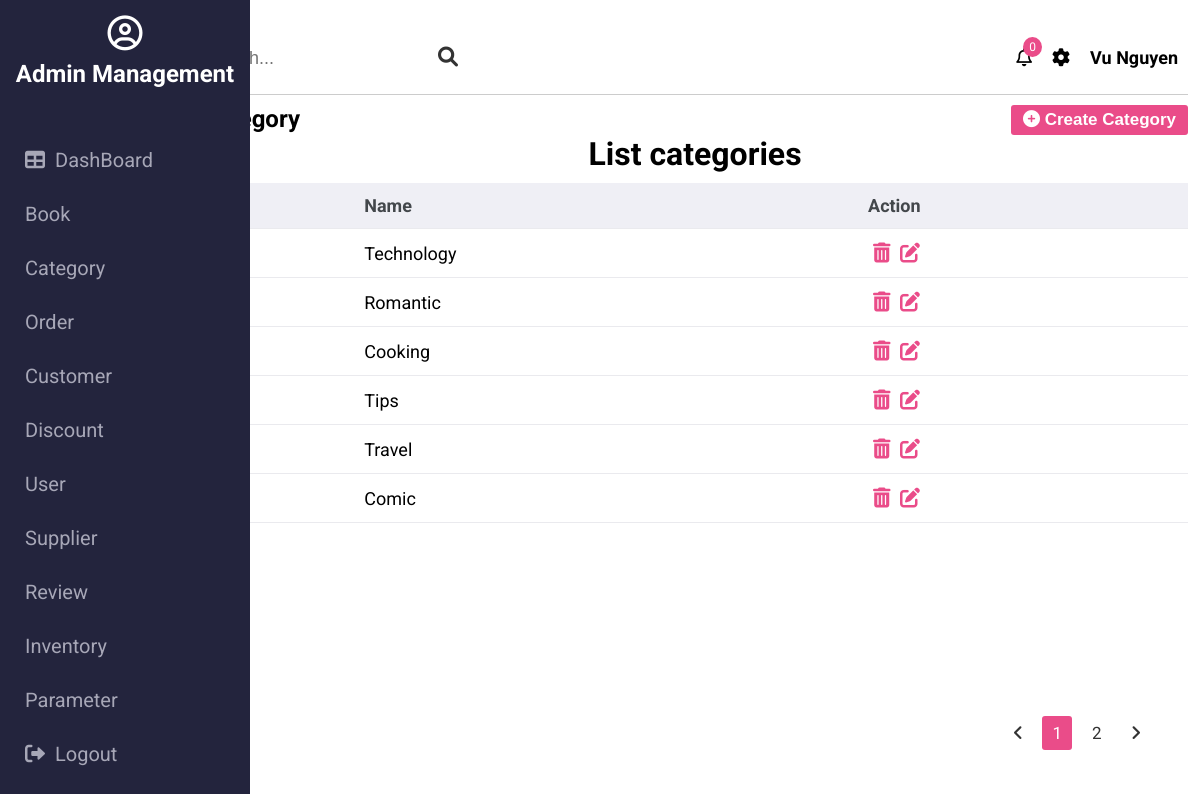
The page /admin/category (signed in) on the database its author committed.
### tables this page shows
CREATE TABLE `have_role` (
  `role_id` int(11) NOT NULL,
  `user_id` int(11) NOT NULL
);

CREATE TABLE `role` (
  `role_id` int(11) NOT NULL,
  `name` varchar(128) DEFAULT NULL,
  `description` text DEFAULT NULL
);

CREATE TABLE `category` (
  `category_id` int(11) NOT NULL,
  `name` varchar(128) NOT NULL
);

### controllers/admin/BaseController.php (called while the page is built, shortened)
<?php
class BaseController {
    protected $userModel;
    public function __construct() {
        $this->userModel = new UserModel();
    }
    public function getUserModel() {
        return $this->userModel;
    }
    protected function view($path, array $data = []) {
        $path = self::BASE_FOLDER_VIEW . '/' . str_replace('.', '/', $path) . '.php';
        return include($path);
    }
}

### controllers/admin/CategoryController.php (called while the page is built, shortened)
<?php
class CategoryController extends BaseController {
    private $categoryModel;
    public function __construct() {
        $this->categoryModel = new CategoryModel();
        $this->userId = $_SESSION['user']['user_id'];
    }
    public function index() {
        $categories = $this->categoryModel->getAll();
        $roles = $this->getUserModel()->getAllRoleByUserId($this->userId);
        return $this->view('admin.categories.show', ['categories' => $categories, 'roles' => $roles]);
    }
}

### core/Database.php (called while the page is built, shortened)
<?php
class Database {
    public function connect() {
        $host = self::HOST;
        $username = self::USERNAME;
        $password = self::PASSWORD;
        $dbname = self::DB_NAME;
        try {
            $connect = new PDO("mysql:host=$host;dbname=$dbname", $username, $password);
            $connect->setAttribute(PDO::ATTR_ERRMODE, PDO::ERRMODE_EXCEPTION);
            $connect->setAttribute(PDO::ATTR_DEFAULT_FETCH_MODE, PDO::FETCH_ASSOC);
            return $connect;
        } catch (PDOException $e) {
            echo "Connection failed: " . $e->getMessage();
        }
    }
}

### models/BaseModel.php (called while the page is built, shortened)
<?php
class BaseModel extends Database {
    protected $db;
    public function __construct() {
        $this->db = $this->connect();
    }
    public function all($table, $select, $orderBy, $limit) {
        $field = implode(',', $select);
        $orderField = 'order by ';
        $orderBy ? $orderField .= implode(', ', $orderBy) : $orderField = '';
        $sql = "select $field from $table $orderField limit $limit";
        $result = $this->db->query($sql);
        $data = [];
        while ($row = $result->fetch()) {
            $data[] = $row;
        }
        return $data;
    }
}

### models/UserModel.php (called while the page is built, shortened)
<?php
class UserModel extends BaseModel {
    public function getAllRoleByUserId($userId) {
        $sql = "select * from user u, have_role h, role r
                where u.user_id = h.user_id and h.role_id = r.role_id and u.user_id = :user_id";
        $stmt = $this->db->prepare($sql);
        $stmt->execute(['user_id' => $userId]);
        $roles = [];
        while ($row = $stmt->fetch()) {
            $roles[] = $row;
        }
        return $roles;
    }
}

### models/CategoryModel.php (called while the page is built, shortened)
<?php
class CategoryModel extends BaseModel {
    public function getAll($select = ['*'], $orderBy = [], $limit = 15) {
        return $this->all(self::TABLE, $select = ['*'], $orderBy = [], $limit = 15);
    }
}

### views/admin/categories/show.php (the view, shortened to what this page needs)
<?php $this->view('partitions.admin.header', ['roles' => $roles]); ?>
<div class="action">
    <h2>Category</h2>
    <button class="btn btn-create"><i class="fas fa-plus-circle"></i> Create Category</button>
</div>
<div class="content">
    <h1>List categories</h1>
    <table>
        <thead>
            <tr>
                <th>#</th>
                <th>Name</th>
                <th>Action</th>
            </tr>
        </thead>
        <tbody class="content-body">
            <?php
            foreach ($categories as $category) {
            ?>
                <tr>
                    <td><?php echo $category['category_id'] ?></td>
                    <td><?php echo $category['name'] ?></td>
                    <td><a href="" class="btn-delete-category" category-id="<?php echo $category['category_id'] ?>">
                            <i class="fas fa-trash-alt"></i></a>
                        <a href="" class="btn-update-category" category-id="<?php echo $category['category_id'] ?>">
                            <i class="fas fa-edit"></i></a>
                    </td>
                </tr>
            <?php } ?>
        </tbody>
    </table>
</div>
<div class="pagination">
    <ul>
        <li><a href=""><i class="fas fa-angle-left"></i></a></li>
        <li class="active"><a href="">1</a></li>
        <li><a href="">2</a></li>
        <li><a href=""><i class="fas fa-angle-right"></i></a></li>
    </ul>
</div>

### views/partitions/admin/sidebar.php
<div class="sidebar">
    <div class="sidebar-title">
        <i class="far fa-user-circle"></i>
        <h2>Admin Management</h2>
    </div>
    <ul class="sidebar-list">
        <?php $icons = [
            'user' => '<i class="fas fa-users"></i>',
            'customer' => '<i class="far fa-user"></i>',
            'category' => '<i class="fab fa-apple"></i>',
            'book' => '<i class="fas fa-book"></i>',
            'order' => '<i class="fas fa-history"></i>',
            'supplier' => '<i class="fas fa-coins"></i>',
            'tracking' => '<i class="fas fa-parachute-box"></i>',
            'inventory' => '<i class="fas fa-warehouse"></i>',
            'discount' => '<i class="fas fa-tags"></i>',
            'review' => '<i class="far fa-comment"></i>',
            'parameter' => '<i class="fab fa-whmcs"></i>'
        ] ?>
        <li class="sidebar-item"><a href=""><i class="fas fa-table"></i>DashBoard</a></li>
        <?php foreach ($roles as $role) : ?>
            <li class="sidebar-item"><a href="<?= $role['name'] ?>"> <?php echo $icons[$role['name']] ?> <?= ucfirst($role['name']) ?></a></li>
        <?php endforeach ?>
        <li class="sidebar-item"><a href="auth/adminLogout"><i class="fas fa-sign-out-alt"></i>Logout</a></li>
    </ul>
</div>

### public/admin/css/base.css (style rules this page uses)
:root { --white-color: #fff; --main-color: #ea4c89; --siderbar-color: #021056; }
* { padding: 0; margin: 0; box-sizing: border-box; }
html { font-family: "Roboto", sans-serif; }

### public/admin/css/style.css (style rules this page uses)
.sidebar { position: fixed; top: 0; bottom: 0; background-color: #23243d; width: 250px; }
.sidebar .sidebar-title { display: flex; flex-direction: column; align-items: center; color: var(--white-color); padding: 15px; }
.sidebar-title i { font-size: 35px; }
.sidebar-title h2 { margin-top: 10px; }
.sidebar-list { list-style: none; padding-top: 30px; }
.sidebar-item a { width: 100%; display: inline-block; text-decoration: none; color: #a7a7b7; font-size: 20px; padding: 15px 25px; transition: all ease-in 0.15s; }
.sidebar-item a i { margin-right: 10px; }
h1 { text-align: center; }
.btn { font-size: 17px; font-weight: 700; padding: 5px 12px; background-color: var(--main-color); color: var(--white-color); outline: none; border: none; border-radius: 3px; }
table { width: 100%; margin-top: 10px; }
table, th, td { border-collapse: collapse; }
td a { text-decoration: none; color: var(--main-color); margin-left: 5px; font-size: 20px; }
th, td { padding: 12px; font-size: 18px; text-align: left; }
table th { background-color: #efeff5; color: #43474b; }
table tr { border-bottom: 1px solid #eaeaee; }
table tr td:first-child { font-weight: bold; }
.action { display: flex; justify-content: space-between; margin-top: 10px; }
.pagination { position: absolute; right: 50px; bottom: 70px; }
.pagination ul { list-style: none; display: flex; }
.pagination ul li a { display: inline-block; padding: 7px 10px; text-decoration: none; color: #333; margin-left: 10px; border-radius: 3px; font-size: 17px; }
.pagination ul .active a { background-color: var(--main-color); color: var(--white-color); }

### rows shown on the page
have_role: role.name "Book"
have_role: role.name "Category"
have_role: role.name "Order"
have_role: role.name "Customer"
have_role: role.name "Discount"
have_role: role.name "User"
have_role: role.name "Supplier"
have_role: role.name "Review"
have_role: role.name "Inventory"
have_role: role.name "Parameter"
category: name "Technology"
category: name "Romantic"
category: name "Cooking"
category: name "Tips"
category: name "Travel"
category: name "Comic"

### other values the page prints
$_SESSION['user']['first_name'] "Vu"
$_SESSION['user']['last_name'] "Nguyen"
